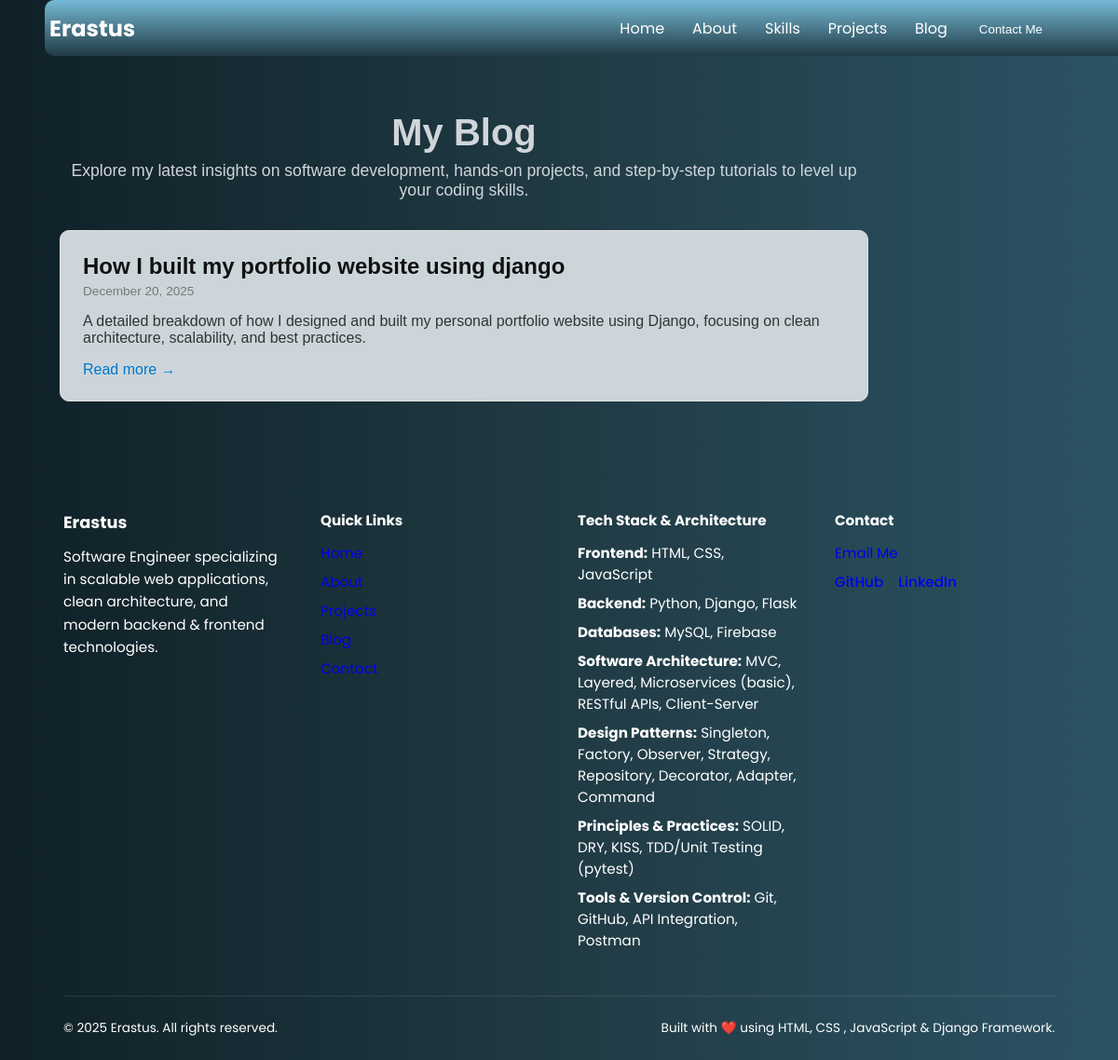
Screenshot of /blog/ with the database file from the repository.
### blog/models.py (models this page shows, shortened)
class BlogPost(models.Model):
    title = models.CharField(max_length=200)
    slug = models.SlugField(unique=True)
    excerpt = models.TextField(help_text="Short summary for preview cards")
    created_at = models.DateTimeField(auto_now_add=True)
    published = models.BooleanField(default=True)

### blog/views.py (the view)
# urls.py: path('blog/', blog_list, name='blog_list'),  # list of posts
def blog_list(request):
    posts = BlogPost.objects.filter(published=True).order_by('-created_at')
    return render(request, 'blogs/blog_list.html', {
        'posts': posts
    })

### blog/templates/blogs/blog_list.html
{% extends "base.html" %}
{% load static %}
{% block head %}
<link rel="stylesheet" href="{% static 'css/blog.css' %}">
{% endblock %}
{% block content %}
<main class="blog-list-page">
  <header class="blog-list-header">
    <h1>My Blog</h1>
<p class="blog-list-subtitle">
  Explore my latest insights on software development, hands-on projects,
  and step-by-step tutorials to level up your coding skills.
</p>
  </header>
  <section class="blog-posts">
    {% for post in posts %}
      <article class="blog-card">
        <header>
          <h2 class="blog-card-title">
            <a href="{% url 'blogs:blog_detail' post.slug %}" target="_blank" rel="noopener noreferrer">
  {{ post.title }}
</a>
          </h2>
          <p class="blog-card-date">{{ post.created_at|date:"F d, Y" }}</p>
        </header>
        <p class="blog-card-excerpt">{{ post.excerpt }}</p>
        <a href="{% url 'blogs:blog_detail' post.slug %}" target="_blank" rel="noopener noreferrer" class="read-more">Read more →</a>
      </article>
    {% empty %}
      <p>No blog posts found.</p>
    {% endfor %}
  </section>
</main>
{% endblock %}

### static/css/style.css (style rules this page uses)
* { margin: 0; padding: 0; box-sizing: border-box; }
body { font-family: 'Poppins', sans-serif; padding-top: 64px; background: linear-gradient(to right, #0f2027, #203a43, #2c5364); color: #ffffff; }

### blog/static/css/blog.css (style rules this page uses)
.blog-list-page { max-width: 900px; margin: 3.5rem 4%; padding: 0 1rem; font-family: 'Helvetica', 'Arial', sans-serif; color:#d0d5da;; }
.blog-list-header { text-align: center; margin-bottom: 2rem; }
.blog-list-header h1 { font-size: 2.5rem; font-weight: bold; margin-bottom: 0.5rem; }
.blog-list-subtitle { font-size: 1.1rem; color: #d0d5da; }
.blog-posts { display: flex; flex-direction: column; gap: 2rem; }
.blog-card { border: 1px solid #e0e0e0; padding: 1.5rem; border-radius: 10px; transition: box-shadow 0.3s ease; background-color: #ccd6da; }
.blog-card-title { font-size: 1.5rem; margin-bottom: 0.3rem; }
.blog-card-title a { text-decoration: none; color: #111; transition: color 0.3s ease; }
.blog-card-date { font-size: 0.85rem; color: #777; margin-bottom: 1rem; }
.blog-card-excerpt { font-size: 1rem; color: #333; margin-bottom: 1rem; }
.read-more { text-decoration: none; color: #0077cc; font-weight: 500; transition: color 0.3s ease; }

### rows the page displays
BlogPost: title "How I built my portfolio website using django", created_at "December 20, 2025", excerpt "A detailed breakdown of how I designed and built my personal portfolio website using Django, focusing on clean architecture, scalability, and best practices."
